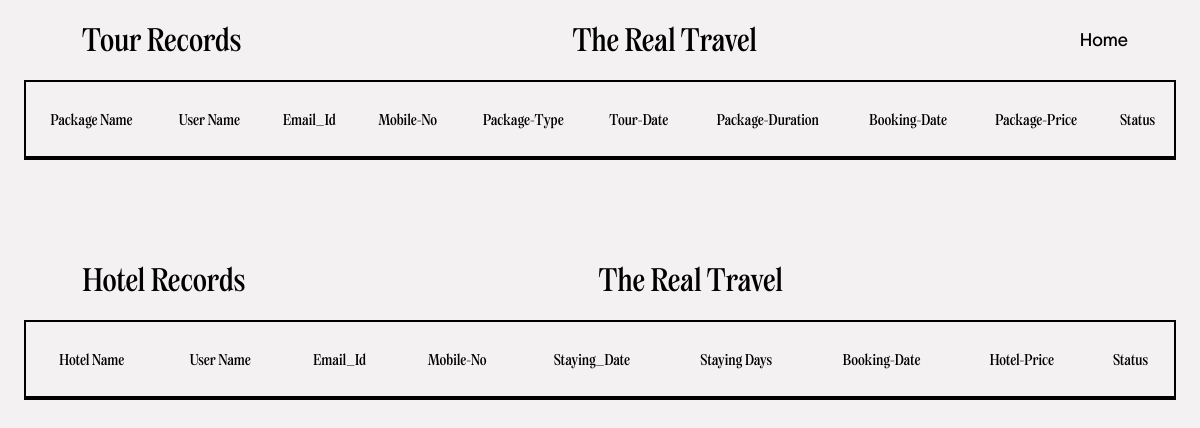
The page /other/Book_data.php (signed in) on the database as committed earlier.
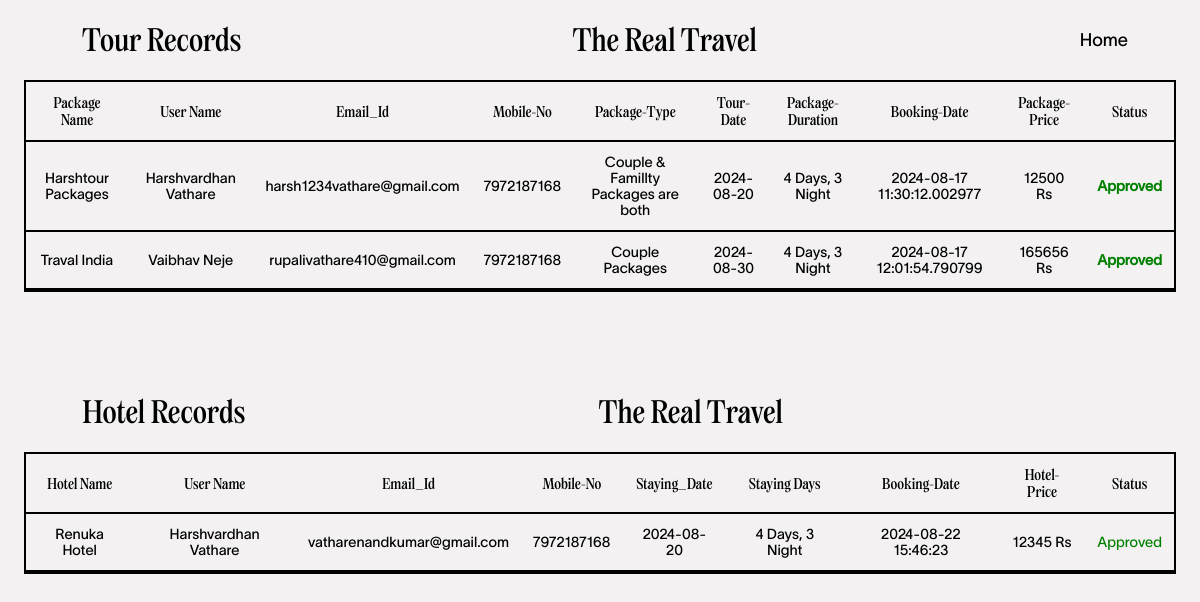
The same page on the database as committed later.
### tables this page shows
CREATE TABLE `booking` (
  `id` int(100) NOT NULL,
  `user_Id` int(50) NOT NULL,
  `User_Name` varchar(100) NOT NULL,
  `Email_Id` varchar(100) NOT NULL,
  `Mobile_No` varchar(10) NOT NULL,
  `Tour_Date` date NOT NULL,
  `Package_Name` varchar(100) NOT NULL,
  `Package_Price` int(100) NOT NULL,
  `Package_Duration` varchar(100) NOT NULL,
  `Package_Type` varchar(100) NOT NULL,
  `add_info` varchar(200) NOT NULL,
  `Booking_Date` datetime(6) NOT NULL DEFAULT current_timestamp(6),
  `Status` varchar(30) NOT NULL DEFAULT 'Pending'
);

CREATE TABLE `hotel_booking` (
  `id` int(200) NOT NULL,
  `user_Id` int(100) NOT NULL,
  `User_Name` varchar(100) NOT NULL,
  `Email_Id` varchar(200) NOT NULL,
  `Mobile_No` varchar(50) NOT NULL,
  `date` varchar(50) NOT NULL,
  `Hotel_Name` varchar(50) NOT NULL,
  `Price` varchar(50) NOT NULL,
  `Duration` varchar(50) NOT NULL,
  `Hotel_Address` varchar(300) NOT NULL,
  `Massage` varchar(300) NOT NULL,
  `created_booking` datetime NOT NULL DEFAULT current_timestamp(),
  `Status` varchar(50) NOT NULL DEFAULT 'Pending'
);

### other/Book_data.php (the view, shortened to what this page needs)
<?php
include("../config/connection.php");
?>
<!DOCTYPE html>
<html lang="en">
<head>
    <link rel="stylesheet" href="https://cdn.jsdelivr.net/npm/locomotive-scroll@3.5.4/dist/locomotive-scroll.css" />
    <link rel="stylesheet" href="../Authentication/pwd_update.css">
</head>
<body>
    <div class="page1">
        <div class="nav">
            <div class="nav-part1">
                <h2 id="nav-part3">Tour Records</h2>
            </div>
            <h1>the real travel</h1>
            <div class="nav-part2">
                <h3><a href="homepage.php">Home</a></h3>
            </div>
        </div>
        <div class="part1">
            <table>
                <tr>
                    <th>Package Name</th>
                    <th>User Name</th>
                    <th>Email_Id</th>
                    <th>Mobile-No</th>
                    <th>Package-Type</th>
                    <th>Tour-Date</th>
                    <th>Package-Duration</th>
                    <th>Booking-Date</th>
                    <th>Package-Price</th>
                    <th>Status</th>
                </tr>
                <?php
                $user = $_SESSION["email"];
                $query = mysqli_query($conn, "select * from users where email ='$user'");
                $row = mysqli_fetch_array($query);
                $id = $row['user_Id'];
                $sql = "select * from booking where user_Id = '$id'";
                $result = $conn->query($sql);
                if (mysqli_num_rows($result) > 0) {
                    while ($row = mysqli_fetch_assoc($result)) {
                        echo "<tr>
                <td>" . $row['Package_Name'] . "</td>
                <td>" . $row['User_Name'] . "</td>
                <td>" . $row['Email_Id'] . "</td>
                <td>" . $row['Mobile_No'] . "</td>
                <td>" . $row['Package_Type'] . "</td>
                <td>" . $row['Tour_Date'] . "</td>
                <td>" . $row['Package_Duration'] . "</td>
                <td>" . $row['Booking_Date'] . "</td>
                <td>" . $row['Package_Price'] . " Rs</td>
                <td style='color:green;'><b>". $row['Status'] . "</b></td>
              </tr>";
                    }
                }
                ?>
            </table>
        </div>
        <div class="nav1">
            <div class="nav-part1">
                <h2 id="nav-part3">Hotel Records</h2>
            </div>
            <h1>the real travel</h1>
        </div>
        <div class="part1">
            <table>
                <tr>
                    <th>Hotel Name</th>
                    <th>User Name</th>
                    <th>Email_Id</th>
                    <th>Mobile-No</th>
                    <th>Staying_Date</th>
                    <th>Staying Days</th>
                    <th>Booking-Date</th>
                    <th>Hotel-Price</th>
                    <th>Status</th>
                </tr>
                <?php
                $user = $_SESSION["email"];
                $query = mysqli_query($conn, "select * from users where email ='$user'");
                $row = mysqli_fetch_array($query);
                $id = $row['user_Id'];
                $sql = "select * from hotel_booking where user_Id = '$id'";
                $result = $conn->query($sql);
                if (mysqli_num_rows($result) > 0) {
                    while ($row = mysqli_fetch_assoc($result)) {
                        echo "<tr>
                <td>" . $row['Hotel_Name'] . "</td>
                <td>" . $row['User_Name'] . "</td>
                <td>" . $row['Email_Id'] . "</td>
                <td>" . $row['Mobile_No'] . "</td>
                <td>" . $row['date'] . "</td>
                <td>" . $row['Duration'] . "</td>
                <td>" . $row['created_booking'] . "</td>
                <td>" . $row['Price'] . " Rs</td>
                <td style=color:green; font-weight:bold;>" . $row['Status'] . "</td>
              </tr>";
                    }
                }
                ?>
            </table>
        </div>
    </div>
</body>
</html>

Rows that differ between the two databases and show on the page:
added booking: Package_Name "Harshtour Packages", User_Name "Harshvardhan Vathare", Email_Id "harsh1234vathare@gmail.com", Mobile_No "7972187168", Package_Type "Couple & Famillty Packages are both", Tour_Date "2024-08-20", Package_Duration "4 Days, 3 Night", Booking_Date "2024-08-17 11:30:12.002977", Package_Price "12500", Status "Approved"
added booking: Package_Name "Traval India", User_Name "Vaibhav Neje", Email_Id "rupalivathare410@gmail.com", Mobile_No "7972187168", Package_Type "Couple Packages", Tour_Date "2024-08-30", Package_Duration "4 Days, 3 Night", Booking_Date "2024-08-17 12:01:54.790799", Package_Price "165656", Status "Approved"
added hotel_booking: Hotel_Name "Renuka Hotel", User_Name "Harshvardhan Vathare", Email_Id "vatharenandkumar@gmail.com", Mobile_No "7972187168", date "2024-08-20", Duration "4 Days, 3 Night", created_booking "2024-08-22 15:46:23", Price "12345", Status "Approved"
